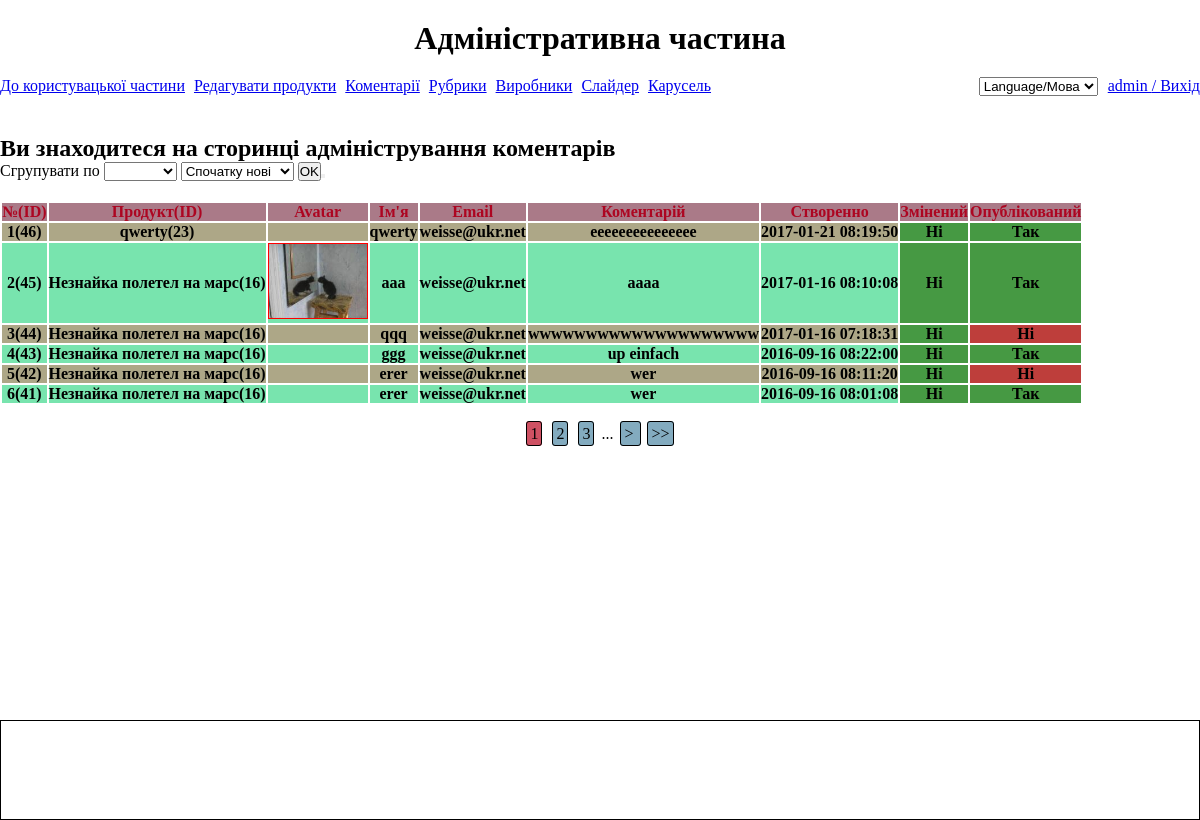
Page /adminComments (signed in) on the committed database.
### tables this page shows
CREATE TABLE `comments` (
  `id` int(11) UNSIGNED NOT NULL,
  `product_id` int(11) UNSIGNED NOT NULL,
  `avatar` varchar(255) DEFAULT NULL,
  `name` varchar(50) NOT NULL,
  `email` varchar(50) NOT NULL,
  `comment` text NOT NULL,
  `created_at` timestamp NULL DEFAULT CURRENT_TIMESTAMP,
  `changed` enum('0','1') NOT NULL,
  `published` enum('0','1') NOT NULL
);

CREATE TABLE `products` (
  `id` int(11) UNSIGNED NOT NULL,
  `author` varchar(50) NOT NULL,
  `title` varchar(50) NOT NULL,
  `description` text NOT NULL,
  `body` text NOT NULL,
  `price` decimal(12,2) NOT NULL,
  `manf_id` int(11) UNSIGNED DEFAULT NULL,
  `created` timestamp NOT NULL DEFAULT CURRENT_TIMESTAMP,
  `updated` timestamp NOT NULL DEFAULT CURRENT_TIMESTAMP ON UPDATE CURRENT_TIMESTAMP
);

### resources/admintemplate/index.php (called while the page is built, shortened)
<?php
    require_once "header.php";
    $view=$router->getView($view);
    include_once ($view);
    require_once "footer.php";

### public/index.php (called while the page is built, shortened)
<?php
$router = new Application();
$controller=$router->getController();
$data_and_view = $router->runController($controller);
$template_folder = $router->findAppropriateTemplate($view);
require_once PATH_SITE."/resources/".$template_folder."/index.php";

### resources/languages/uk.php (called while the page is built, shortened)
<?php
$name = "Ім'я";
$commentTitle = "Коментарій";
$published = "Опублікований";
$changed = "Змінений";
$yes ="Так";
$no ="Ні";
$product = "Продукт";
$created = "Створенно";

### app/core/database.php (called while the page is built, shortened)
<?php
class DataBase {
    function __construct(){
     try{
           $this->conn = new \PDO('mysql:dbname='.NAME_BD.';host='.HOST.'', USER, PASSWORD, array(\PDO::MYSQL_ATTR_INIT_COMMAND => 'SET NAMES\'UTF8\''));
        }catch(\PDOException $e) {die("Ошибка соединения с базой или хостом:".$e->getMessage());}
    }
}
?>

### app/protected/models/admin_comment.php (called while the page is built, shortened)
<?php
class Admin_Comment extends DataBase
{
    public function getAllComments()
    {
        switch(@$_POST['order2']){
            default:
                $order2 = '`c`.`created_at` DESC';
        }
        switch (@$_POST['order1'])
        {
            default:
                $order1 = "";
        }
        $p = @$_POST['p']? : 1;
        $start = ($p-1)*AMOUNTONPAGEADMIN;
        $sql = "SELECT `c`.`id`, `c`.`product_id`, `c`.`avatar`, `c`.`name`, `c`.`email`, `c`.`comment`, `c`.`created_at`, `c`.`changed`, `c`.`published`, `p`.`title`
                FROM `comments` `c` JOIN `products` `p` ON `c`.`product_id` = `p`.`id`  ORDER BY $order1  $order2   LIMIT ?, ? ";
        $stmt = $this->conn->prepare($sql);
        $stmt ->bindValue(1, $start, \PDO::PARAM_INT);
        $stmt ->bindValue(2, AMOUNTONPAGEADMIN, \PDO::PARAM_INT);
        $stmt ->execute();
        $res = $stmt->fetchAll();
        return $res;
    }
}

### app/protected/controllers/adminComments.php (called while the page is built, shortened)
<?php
class AdminComments extends AdminController {
    public function index($fullfilledAction = null, $id =null )
    {
        extract(($this->getCommentsResults()));
        return ['view'=> 'admin/comments.php', 'results'=>$results, 'pages'=>$pages, 'loop_counter'=>$loop_counter,
            'action'=> $fullfilledAction, 'id' => $id ];
    }
    private function getCommentsResults()
    {
        $model = new Admin_Comment;
        $comments['results'] = $model->getAllComments();
        $comments['pages'] = $model->countAdminCommentsPages();
        $comments['loop_counter'] = (new AdminModel)->getLoopCounter();
        return $comments;
    }
}

### app/core/application.php (called while the page is built, shortened)
<?php
class Application extends MainDispatcher {
    public function runController($controller){
        $action = $controller[1];
        $contr = new $name_contr($controller);
        $data=call_user_func(array($contr, $action));
        return $data;
    }
}

### resources/admin/partials/commentsList.php (the view, shortened to what this page needs)
<table>
    <tr class="admin-comments-list__header">
        <th>№(ID)</th>
        <th><?= $product ?>(ID)</th>
        <th>Avatar</th>
        <th><?= $name ?></th>
        <th>Email</th>
        <th><?= $commentTitle ?></th>
        <th><?= $created ?></th>
        <th><?= $changed ?></th>
        <th><?= $published ?></th>
    </tr>
    <?php foreach($results as $comment): ?>
        <tr class="admin-comments-list__row" id="<?= $comment->id ?>">
            <th><?= $loop_counter++ .'('.$comment->id.')'?></th>
            <th><?=  $comment->title.'('.$comment->product_id.')' ?></th>
            <th><?php if ($comment->avatar) : ?><img src="/uploads/avatars/<?= $comment->avatar ?>" alt="" class="admin-comments-list__row-thumb" ><?php endif; ?></th>
            <th><?= $comment->name ?></th>
            <th><?= $comment->email ?></th>
            <th><?= htmlspecialchars_decode($comment->comment) ?></th>
            <th><?= $comment->created_at ?></th>
            <th class ="<?= $comment->changed ? 'changed' : 'notChanged' ?>"><?=  $comment->changed ? $yes : $no; ?></th>
            <th class="<?= $comment->published ? 'published' : 'notPublished' ?>"><?= $comment->published ? $yes : $no; ?></th>
        </tr>
    <?php endforeach; ?>
</table>
<?php if($pages>1): ?>
    <nav class="comments-pagination" id="comments-pagination">
        <?php
        $current =$_GET['p']?? $_POST['p']?? 1;
        for($i =0; $i<$pages; $i++): ?>
            <?php
            if($i> ($current-6) && $i<($current+4)): ?>
                <?php if($i+1==$current){echo '<span class="pagination-item-comment-current" id="pagination-item-comment-current" data-p="'.($i+1).'">'.($i+1).'</span>'; }
                else { echo '<span class="pagination-item-comment" data-p="'.($i+1).'" >'. ($i+1).'</span>';} ?>
            <?php endif; ?>
            <?php if($current<$pages): ?>
                <?php if($i == $pages-1 && $pages>1 && $current<$pages) {  ?>...  <span class="pagination-item-comment" data-p="<?= $current+1 ?>" > > </span> <?php } ?>
                <?php if($i==$pages-1){ ?>  <span class="pagination-item-comment" data-p="<?= $pages ?>" > >> </span> <?php } ?>
            <?php endif; ?>
        <?php endfor; ?>
    </nav>
<?php endif; ?>

### public/assets/css/admin.css (style rules this page uses)
* { box-sizing: border-box; margin: 0; padding: 0; }
html, body { height: 100%; }
.pagination-item, .pagination-item-comment { cursor: pointer; border: 1px solid black; padding: 3px; margin: 3px; border-radius: 3px; background-color: #83abbf; }
.pagination-item-current, .pagination-item-comment-current { cursor: default; border: 1px solid black; padding: 3px; margin: 3px; border-radius: 3px; background-color: rgba(191, 28, 52, 0.77); }
.products-pagination, .comments-pagination { text-align: center; margin: 20px 0; }
.admin-comments-list__row-thumb { max-height: 100px; max-width: 100px; border: 1px solid red; }
.admin-comments-list__header { background: rgba(156, 101, 117, 0.86); color: #ad0521; }
.admin-comments-list__row { cursor: pointer; background: rgba(0, 204, 102, 0.53); }
.admin-comments-list__row:nth-child(2n) { background: #ada787; }
.changed, .notPublished { background-color: rgba(196, 37, 40, 0.8); }
.notChanged, .published { background-color: #469943; }

### rows in the picture
comments: id "46", product.title "qwerty", product "23", name "qwerty", email "weisse@ukr.net", comment "eeeeeeeeeeeeeee", created_at "2017-01-21 08:19:50"
comments: id "45", product.title "Незнайка полетел на марс", product "16", avatar (picture), name "aaa", email "weisse@ukr.net", comment "aaaa", created_at "2017-01-16 08:10:08"
comments: id "44", product.title "Незнайка полетел на марс", product "16", name "qqq", email "weisse@ukr.net", comment "wwwwwwwwwwwwwwwwwwww", created_at "2017-01-16 07:18:31"
comments: id "43", product.title "Незнайка полетел на марс", product "16", name "ggg", email "weisse@ukr.net", comment "up einfach", created_at "2016-09-16 08:22:00"
comments: id "42", product.title "Незнайка полетел на марс", product "16", name "erer", email "weisse@ukr.net", comment "wer", created_at "2016-09-16 08:11:20"
comments: id "41", product.title "Незнайка полетел на марс", product "16", name "erer", email "weisse@ukr.net", comment "wer", created_at "2016-09-16 08:01:08"

### other values in the picture
$this_is_admin_part "Адміністративна частина"
$main_customer_page "До користувацької частини"
$editProducts "Редагувати продукти"
$comments "Коментарії"
$categoriesTitles "Рубрики"
$manufacturersTitles "Виробники"
$slider "Слайдер"
$carousel "Карусель"
$_SESSION['admin']['login'] "admin"
$exit "Вихід"
$adminCommentPage "Ви знаходитеся на сторинці адміністрування коментарів"
$groupBy "Сгрупувати по"
$product "Продукт"
$name "Ім'я"
$commentTitle "Коментарій"
